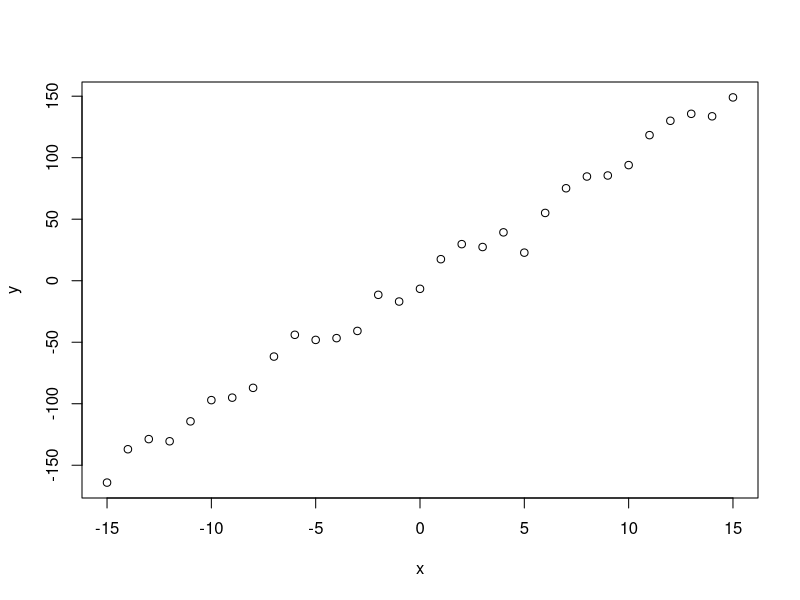
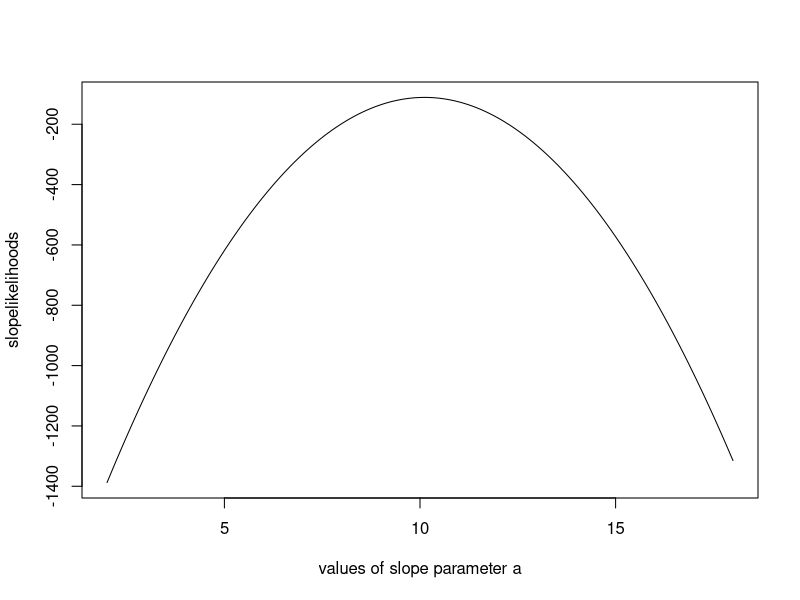
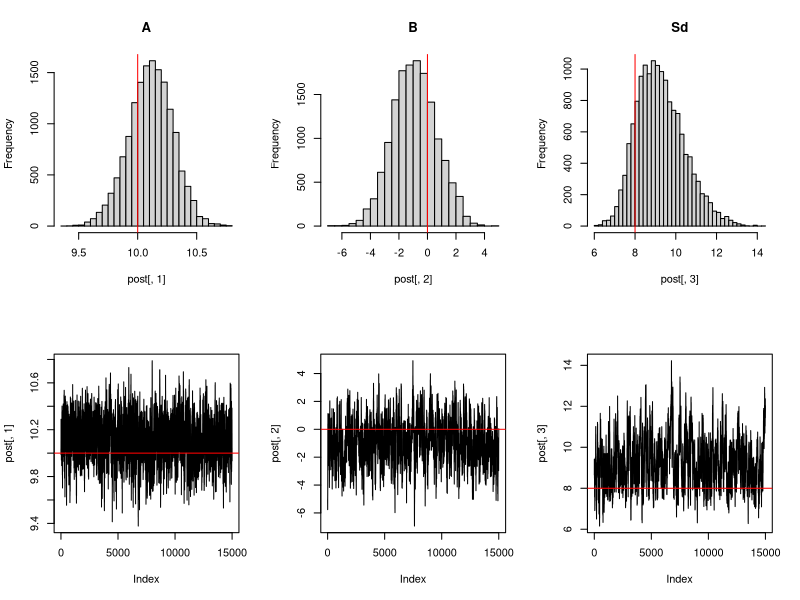

Reproduce these figures in R, in order.
trueA <- 10
trueB <- 0
trueSd <- 8
sampleSize <- 31

x <- (-(sampleSize-1)/2):((sampleSize-1)/2)

y <- trueA*x + trueB + rnorm(n=sampleSize,mean=0,sd=trueSd)

plot(x,y)

likelihood <- function(param){
	a <- param[1]
	b <- param[2]
	sd <- param[3]

	pred <- a*x + b
	singlelikelihoods <- dnorm(y, mean = pred, sd = sd, log = T)
	sumll <- sum(singlelikelihoods)
	return(sumll)
}

slopevalues <- function(x){return(likelihood(c(x, trueB, trueSd)))}
slopelikelihoods <- lapply(seq(2,18,by=.05), slopevalues)
plot(seq(2,18,by=.05),slopelikelihoods,type='l',xlab='values of slope parameter a')


prior <- function(param){
	a <- param[1]
	b <- param[2]
	sd <- param[3]

	aprior <- dunif(a,min=0,max=15,log=TRUE)
	bprior <- dnorm(b,sd=5,log=TRUE)
	sdprior <- dunif(sd,min=0,max=30,log=TRUE)
	return(aprior+bprior+sdprior)
}

posterior <- function(param){return(likelihood(param)+prior(param))}

proposalfunction <- function(param){
	return(rnorm(3,mean=param,sd=c(.1,.5,.3)))
}

run.Metropolis.MCMC <- function(startvalue,iterations){
	chain <- array(dim=c((iterations+1),3))
	chain[1,] <- startvalue
	
	for(i in 1:iterations){
		proposal <- proposalfunction(chain[i,])
		probab <- exp(posterior(proposal) - posterior(chain[i,]))
		if(runif(1) < probab){
			chain[i+1,] <- proposal
		} else {
			chain[i+1,] <- chain[i,]
		}
	}
	return(chain)
}

startvalue <- c(4,0,10)

chain <- run.Metropolis.MCMC(startvalue,20000)	
burnIn <- 5000
acceptance <- 1-mean(duplicated(chain[-(1:burnIn),]))

post <- chain[-(1:burnIn),]	

par(mfrow = c(2,3))
hist(post[,1],main = 'A',nclass=30)
abline(v=trueA,col='red')
hist(post[,2],main = 'B',nclass=30)
abline(v=trueB,col='red')
hist(post[,3],main = 'Sd',nclass=30)
abline(v=trueSd,col='red')
plot(post[,1],type='l')
abline(h=trueA,col='red')
plot(post[,2],type='l')
abline(h=trueB,col='red')
plot(post[,3],type='l')
abline(h=trueSd,col='red')
